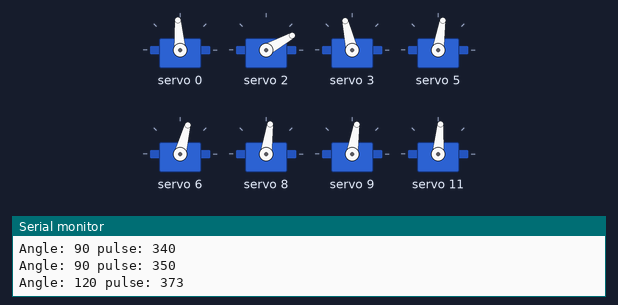
The sketch below on a simulated Arduino Uno, built with avr-gcc and run on an emulated ATmega328P. Shown: 8 × servo, the last lines printed to the serial monitor.

Above: at 1.65 s.
At 2.1 s:
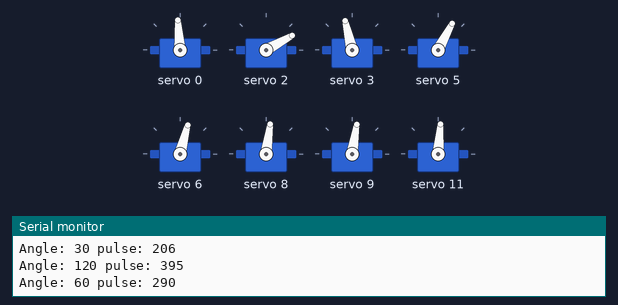
At 2.6 s:
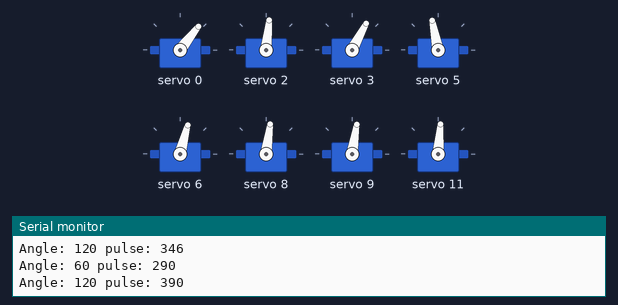
Timing chart, 0 to 4.6 s (numbered marks = the images above):
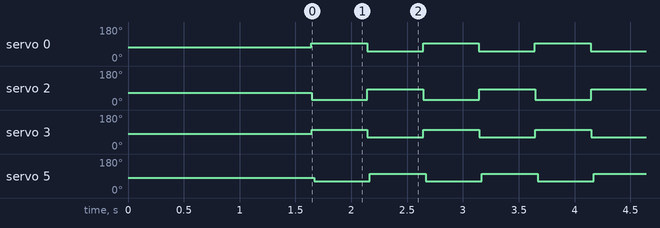

Measured:
- by itself, servo 0: alternates 94° for 0.50 s and 52° for 0.50 s
- by itself, servo 2: alternates 84° for 0.50 s and 29° for 0.50 s
- by itself, servo 3: alternates 103° for 0.50 s and 62° for 0.50 s
- by itself, servo 5: alternates 101° for 0.50 s and 62° for 0.50 s

The sketch:

PCA9685_ServoProgram_12legs_Array_ClassProtothreading.ino
```cpp
#include <Wire.h>
#include <Adafruit_PWMServoDriver.h>

// called this way, it uses the default address 0x40
Adafruit_PWMServoDriver pwm = Adafruit_PWMServoDriver();

int rate = 500;
int angle0[] = {120, 60, 120, 60, 120};
//int angle1[] = {80, 70, 60, 50, 90};
int angle2[] = {30, 120, 30, 120, 30};
int angle3[] = {120, 60, 120, 60, 120};
//int angle4[] = {120, 110, 100, 90, 90};
int angle5[] = {60, 120, 60, 120, 60};
int angle6[] = {130, 120, 110, 100, 90};
//int angle7[] = {80, 70, 60, 50, 90};
int angle8[] = {60, 50, 40, 30, 90};
int angle9[] = {60, 50, 40, 30, 90};
//int angle10[] = {120, 110, 100, 90, 90};
int angle11[] = {140, 130, 120, 110, 90};


int pos1 = 0;
int pos2 = 0;
int pos3 = 0;
int pos4 = 0;
int pos5 = 0;
int pos6 = 0;
int pos7 = 0;
int pos8 = 0;
int pos9 = 0;
int pos10 = 0;
int pos11 = 0;
int pos12 = 0;
int updateInterval1;
int updateInterval2;
int updateInterval3;
int updateInterval4;
int updateInterval5;
int updateInterval6;
int updateInterval7;
int updateInterval8;
int updateInterval9;
int updateInterval10;
int updateInterval11;
int updateInterval12;
unsigned long lastUpdate1;
unsigned long lastUpdate2;
unsigned long lastUpdate3;
unsigned long lastUpdate4;
unsigned long lastUpdate5;
unsigned long lastUpdate6;
unsigned long lastUpdate7;
unsigned long lastUpdate8;
unsigned long lastUpdate9;
unsigned long lastUpdate10;
unsigned long lastUpdate11;
unsigned long lastUpdate12;

int scalar1 = 1;
//int scalar2 = 1;
int scalar3 = 1;
int scalar4 = 1;
//int scalar5 = 1;
int scalar6 = 1;

int arraySize = sizeof(angle2) / sizeof(angle2[0]);

void setup() {
  Serial.begin(9600);
  Serial.println("8 channel Servo test!");
  pwm.begin();
  pwm.setPWMFreq(60);  // Analog servos run at ~60 Hz updates
  delay(10);
  pwm.setPWM(0, 0, angleToPulse0(90));
  //pwm.setPWM(1, 0, angleToPulse1(90));
  pwm.setPWM(2, 0, angleToPulse2(90));
  pwm.setPWM(3, 0, angleToPulse3(90));
  //pwm.setPWM(4, 0, angleToPulse4(90));
  pwm.setPWM(5, 0, angleToPulse5(90));
  pwm.setPWM(6, 0, angleToPulse6(90));
  //pwm.setPWM(7, 0, angleToPulse7(90));
  pwm.setPWM(8, 0, angleToPulse8(90));
  pwm.setPWM(9, 0, angleToPulse9(90));
  //pwm.setPWM(10, 0, angleToPulse10(90));
  pwm.setPWM(11, 0, angleToPulse11(90));
  delay(1500);

  updateInterval1 = 500;
  //updateInterval2 = 500;
  updateInterval3 = 500;
  updateInterval4 = 500;
  //updateInterval5 = 500;
  updateInterval6 = 500;
  updateInterval7 = 500;
  //updateInterval8 = 500;
  updateInterval9 = 500;
  updateInterval10 = 500;
  //updateInterval11 = 500;
  updateInterval12 = 500;

}

void loop() {

  if ((millis() - lastUpdate1) > updateInterval1) {
    lastUpdate1 = millis();
    pwm.setPWM(0, 0, angleToPulse0(angle0[pos1]));
    pos1 += scalar1;
    if ((pos1 >= arraySize - 1) || (pos1 <= 0)) {
      scalar1 = -scalar1;
      //pos1 = 0;
    }
  }

  if ((millis() - lastUpdate3) > updateInterval3) {
    lastUpdate3 = millis();
    pwm.setPWM(2, 0, angleToPulse2(angle2[pos3]));
    pos3 += scalar3;
    if ((pos3 >= arraySize - 1) || (pos3 <= 0)) {
      scalar3 = -scalar3;
      //pos3 = 0;
    }
  }

  if ((millis() - lastUpdate4) > updateInterval4) {
    lastUpdate4 = millis();
    pwm.setPWM(3, 0, angleToPulse3(angle3[pos4]));
    pos4 += scalar4;
    if ((pos4 >= arraySize - 1) || (pos4 <= 0)) {
      scalar4 = -scalar4;
    }
  }
  if ((millis() - lastUpdate6) > updateInterval6) {
    lastUpdate6 = millis();
    pwm.setPWM(5, 0, angleToPulse5(angle5[pos6]));
    pos6+=scalar6;
    if ((pos6 >= arraySize - 1 ) || (pos6 <= 0)) {
      scalar6 = -scalar6;
    }
  }
}

/*__________________________________

   Calibration Code
   _________________________________
*/


int angleToPulse0(int ang) {
  int pulse0 = map(ang, 0, 180, 160, 480);
  Serial.print("Angle: "); Serial.print(ang);
  Serial.print(" pulse: "); Serial.println(pulse0);
  return pulse0;
}

int angleToPulse1(int ang) {
  int pulse1 = map(ang, 0, 180, 160, 490);
  Serial.print("Angle: "); Serial.print(ang);
  Serial.print(" pulse: "); Serial.println(pulse1);
  return pulse1;
}

int angleToPulse2(int ang) {
  int pulse2 = map(ang, 0, 180, 160, 440);
  Serial.print("Angle: "); Serial.print(ang);
  Serial.print(" pulse: "); Serial.println(pulse2);
  return pulse2;
}

int angleToPulse3(int ang) {
  int pulse3 = map(ang, 0, 180, 185, 500);
  Serial.print("Angle: "); Serial.print(ang);
  Serial.print(" pulse: "); Serial.println(pulse3);
  return pulse3;
}
int angleToPulse4(int ang) {
  int pulse4 = map(ang, 0, 180, 190, 500);
  Serial.print("Angle: "); Serial.print(ang);
  Serial.print(" pulse: "); Serial.println(pulse4);
  return pulse4;
}

int angleToPulse5(int ang) {
  int pulse5 = map(ang, 0, 180, 190, 490);
  Serial.print("Angle: "); Serial.print(ang);
  Serial.print(" pulse: "); Serial.println(pulse5);
  return pulse5;
}

int angleToPulse6(int ang) {
  int pulse6 = map(ang, 0, 180, 160, 490);
  Serial.print("Angle: "); Serial.print(ang);
  Serial.print(" pulse: "); Serial.println(pulse6);
  return pulse6;
}

int angleToPulse7(int ang) {
  int pulse7 = map(ang, 0, 180, 160, 480);
  Serial.print("Angle: "); Serial.print(ang);
  Serial.print(" pulse: "); Serial.println(pulse7);
  return pulse7;
}

int angleToPulse8(int ang) {
  int pulse8 = map(ang, 0, 180, 175, 510);
  Serial.print("Angle: "); Serial.print(ang);
  Serial.print(" pulse: "); Serial.println(pulse8);
  return pulse8;
}

int angleToPulse9(int ang) {
  int pulse9 = map(ang, 0, 180, 180, 500);
  Serial.print("Angle: "); Serial.print(ang);
  Serial.print(" pulse: "); Serial.println(pulse9);
  return pulse9;
}

int angleToPulse10(int ang) {
  int pulse10 = map(ang, 0, 180, 160, 480);
  Serial.print("Angle: "); Serial.print(ang);
  Serial.print(" pulse: "); Serial.println(pulse10);
  return pulse10;
}

int angleToPulse11(int ang) {
  int pulse11 = map(ang, 0, 180, 190, 510);
  Serial.print("Angle: "); Serial.print(ang);
  Serial.print(" pulse: "); Serial.println(pulse11);
  return pulse11;
}
```
